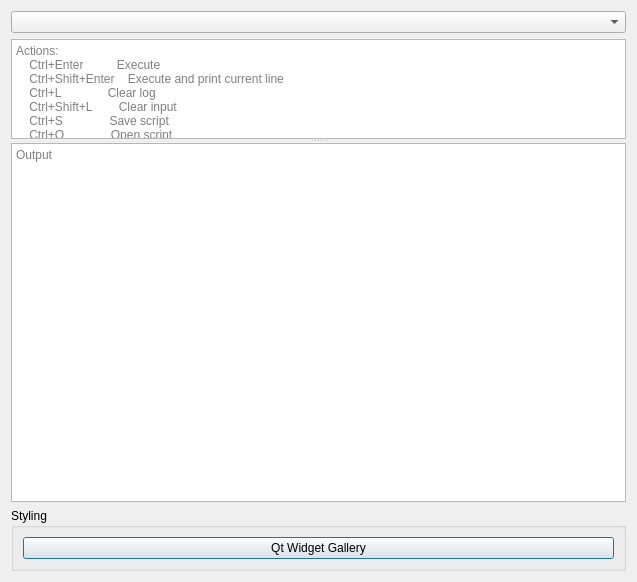
<?xml version="1.0" encoding="UTF-8"?>
<ui version="4.0">
 <class>Dialog</class>
 <widget class="QDialog" name="Dialog">
  <property name="geometry">
   <rect>
    <x>0</x>
    <y>0</y>
    <width>637</width>
    <height>582</height>
   </rect>
  </property>
  <property name="windowTitle">
   <string>qt_misc_debug_console</string>
  </property>
  <property name="windowIcon">
   <iconset>
    <normaloff>:/icons/anki.png</normaloff>:/icons/anki.png</iconset>
  </property>
  <layout class="QVBoxLayout" name="verticalLayout">
   <item>
    <widget class="QComboBox" name="script">
     <property name="currentText">
      <string notr="true"/>
     </property>
     <property name="currentIndex">
      <number>-1</number>
     </property>
    </widget>
   </item>
   <item>
    <widget class="QSplitter" name="splitter">
     <property name="orientation">
      <enum>Qt::Vertical</enum>
     </property>
     <property name="childrenCollapsible">
      <bool>false</bool>
     </property>
     <widget class="QPlainTextEdit" name="text">
      <property name="sizePolicy">
       <sizepolicy hsizetype="Expanding" vsizetype="Expanding">
        <horstretch>0</horstretch>
        <verstretch>1</verstretch>
       </sizepolicy>
      </property>
      <property name="minimumSize">
       <size>
        <width>0</width>
        <height>100</height>
       </size>
      </property>
      <property name="maximumSize">
       <size>
        <width>16777215</width>
        <height>1677215</height>
       </size>
      </property>
      <property name="lineWrapMode">
       <enum>QPlainTextEdit::NoWrap</enum>
      </property>
      <property name="placeholderText">
       <string notr="true">Actions:
    Ctrl+Enter          Execute
    Ctrl+Shift+Enter    Execute and print current line
    Ctrl+L              Clear log
    Ctrl+Shift+L        Clear input
    Ctrl+S              Save script
    Ctrl+O              Open script
    Ctrl+D              Delete script

Locals:
    mw: AnkiQt                          Main window
    card: Callable[[], Card | None]     Reviewer card
    bcard: Callable[[], Card | None]    Browser card
    pp: Callable[[object], None]        Pretty print</string>
      </property>
     </widget>
     <widget class="QPlainTextEdit" name="log">
      <property name="sizePolicy">
       <sizepolicy hsizetype="Expanding" vsizetype="MinimumExpanding">
        <horstretch>0</horstretch>
        <verstretch>8</verstretch>
       </sizepolicy>
      </property>
      <property name="minimumSize">
       <size>
        <width>0</width>
        <height>150</height>
       </size>
      </property>
      <property name="focusPolicy">
       <enum>Qt::ClickFocus</enum>
      </property>
      <property name="readOnly">
       <bool>true</bool>
      </property>
      <property name="placeholderText">
       <string notr="true">Output</string>
      </property>
     </widget>
    </widget>
   </item>
   <item>
    <widget class="QGroupBox" name="groupBox">
     <property name="title">
      <string notr="true">Styling</string>
     </property>
     <layout class="QVBoxLayout" name="verticalLayout_2">
      <item>
       <widget class="QPushButton" name="widgetsButton">
        <property name="text">
         <string notr="true">Qt Widget Gallery</string>
        </property>
       </widget>
      </item>
     </layout>
    </widget>
   </item>
  </layout>
 </widget>
 <resources/>
 <connections/>
</ui>
